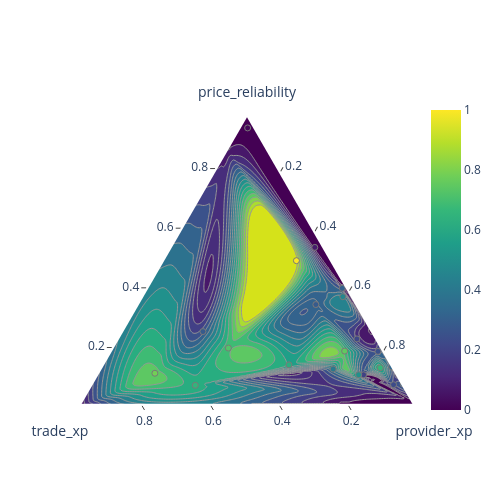

Write notebook code for a chart like this one.
### Code cell
from cadcad_machine_search.visualizations import plot_goal_ternary

plot_goal_ternary(df, KPIs, SYSTEM_GOALS, sweep_params)
